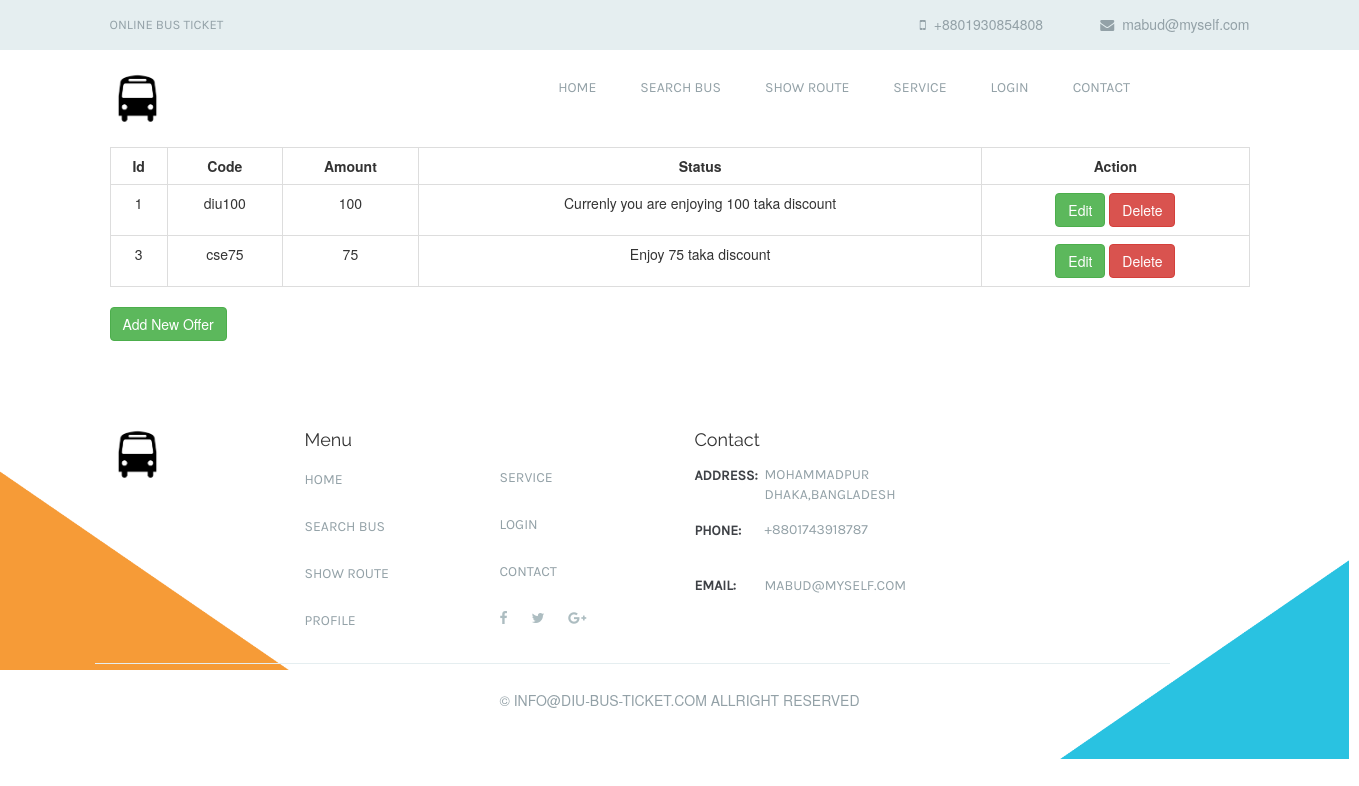
/travelix/busTicket-master/discount/index.php, run on the app's committed database.
### tables this page shows
CREATE TABLE `discount` (
  `id` int(11) NOT NULL,
  `code` varchar(255) NOT NULL,
  `disAmount` int(11) NOT NULL DEFAULT 0,
  `disStatus` varchar(255) DEFAULT NULL
);

### travelix/busTicket-master/discount/index.php (the view, shortened to what this page needs)
<?php require 'header.php'; ?>
<?php
    $sql = "SELECT * FROM discount";
    $result = mysqli_query($db, $sql);
?>
<div class="container">
<table class="table table-bordered">
    <tr>
        <th>Id</th>
        <th>Code</th>
        <th>Amount</th>
        <th>Status</th>
        <th>Action</th>
    </tr>
    <?php while($row=mysqli_fetch_assoc($result)): ?>
    <tr>
        <td>
            <?php echo $row['id']; ?>
        </td>
        <td>
            <?php echo $row['code']; ?>
        </td>
        <td>
            <?php echo $row['disAmount']; ?>
        </td>
        <td class="text-center">
            <?php echo $row['disStatus']; ?>
        </td>
        <td>
           <a href="editDiscount.php?id=<?php echo $row['id']; ?>" class="btn btn-success">Edit</a>
           <a href="" class="btn btn-danger">Delete</a>
        </td>
    </tr>
    <?php endwhile; ?>
</table>
<a href="newDiscount.php" class="btn btn-success">Add New Offer</a>
</div>
<?php require 'footer.php'; ?>

### travelix/busTicket-master/discount/header.php (shortened to what this page needs)
<!DOCTYPE html>
<html lang="en">
<head>
    <link rel="stylesheet" href="../css/bootstrap.min.css">
    <link rel="stylesheet" href="../css/font-awesome.min.css">
    <link rel="stylesheet" href="../css/slick.css">
    <link rel="stylesheet" href="../css/style.css">
    <link rel="stylesheet" href="../css/media.css">
</head>
<body>
<header>
      <div class="top top_backround">
          <div class="container">
              <div class="row">
                  <div class="col-md-8 col-sm-6 col-xs-12 top_color">
                      <p>Online Bus Ticket</p>
                  </div>
                  <div class="col-md-4 col-sm-6 hidden-xs number">
                      <ul>
                          <li><a href="#"><i class="fa fa-mobile"></i><span>+8801930854808</span></a></li>
                          <li><a href="#"><i class="fa fa-envelope"></i><span>mabud@myself.com</span></a></li>
                      </ul>
                  </div>
              </div>
          </div>
      </div>
      <div class="container">
          <div class="row">
              <div class="col-md-1 col-sm-1">
                  <div class="logo">
                      <a href="../index.php"><img src="../images/logo1.png" width="55px" alt="logo"></a>
                  </div>
              </div>
              <div class="col-md-10 col-sm-11">
                   <nav class="navbar-default">
                        <div class="collapse navbar-collapse" id="bs-example-navbar-collapse-1">
                          <ul class="navbar-right">
                            <li><a href="../index.php">Home</a></li>
                            <li><a href="../search.php">Search Bus</a></li>
                            <li><a href="../showRoute.php">Show Route</a></li>
                            <li><a href="../service.php">Service</a></li>
                            <?php if($_SESSION['isLogged']==true ||  $_SESSION['adminLog'] == true || $_SESSION['cadminLog'] == true ||  $_SESSION['cLog'] == true): ?>
                            <li><a href="../logout.php">Logout</a></li>
                            <?php elseif($_SESSION['isLogged']== false ||  $_SESSION['adminLog'] == false): ?>
                            <li><a href="../login.php">Login</a></li>
                            <?php endif; ?>
                            <li><a href="../contact.php">Contact</a></li>
                          </ul>
                        </div>
                    </nav>
              </div>
          </div>
      </div>
  </header>

### travelix/busTicket-master/discount/footer.php (shortened to what this page needs)
<footer>
  <div class="container">
    <div class="row">
      <div class="col-md-2 col-sm-1 hidden-xs">
        <a href="#"><img src="../images/logo1.png" width="55px"></a>
      </div>
      <div class="col-md-2 col-sm-3 col-xs-6">
        <p>Menu</p>
        <ul>
          <li><a href="../index.php">Home</a></li>
          <li><a href="../search.php">search bus</a></li>
          <li><a href="../showRoute.php">show route</a></li>
          <li><a href="../profile.php">profile</a></li>
        </ul>
      </div>
      <div class="col-md-2 col-sm-3 col-xs-6">
       <ul class="middle_menu">
        <li><a href="../service.php">Service</a></li>
        <?php if($_SESSION['isLogged']==true): ?>
        <li><a href="../logout.php">Logout</a></li>
        <?php elseif($_SESSION['isLogged']== false ): ?>
        <li><a href="../login.php">Login</a></li>
        <?php endif; ?>
<li><a href="../contact.php">Contact</a></li>
        </ul>
        <a href="#"><i class="fa fa-facebook"></i></a>
        <a href="#"><i class="fa fa-twitter"></i></a>
        <a href="#"><i class="fa fa-google-plus"></i></a>
      </div>
      <div class="col-md-3 col-sm-5 address hidden-xs">
        <p>Contact</p>
        <h6>Address:</h6><span>Mohammadpur  Dhaka,Bangladesh</span>
        <h6>Phone:</h6><span>+8801743918787</span>
        <h6>Email:</h6><span>mabud@myself.com</span>
      </div>
      <div class="col-md-3 hidden-sm hidden-xs">
      </div>
      <div class="border hidden-sm hidden-xs"></div>
    </div>
  </div>
  <img src="../images/orange_back.png" class="orng img-responsive hidden-sm hidden-xs">
<img src="../images/blue_back.png" class="blu img-responsive hidden-sm hidden-xs">
</footer>
<div class="container copyright">
  <div class="row">
    <div class="col-md-12 col-sm-12 col-xs-12 text-center">
      <p>© info@diu-bus-ticket.com allright reserved</p>
    </div>
  </div>
</div>
</body>
</html>

### travelix/busTicket-master/css/style.css (style rules this page uses)
* { margin: 0; padding: 0; }
ol,ul { list-style: none; }
a,a:hover { text-decoration: none; }
img { border: 0px; }
h1,h2,h3,h4,h5,h6,ol,ul,p,address { margin-top: 0px; margin-bottom: 0px; }
.top_backround { background: #e5eef0; }
.top_color { font-family: karla_regular; text-transform: uppercase; background: #e5eef0; line-height: 50px; color: #93a1a7; font-size: 13px; }
header .top .number ul { float: right; }
header .top .number ul li { float: left; }
header .top .number ul li a { text-decoration: none; }
header .top .number ul li a i { padding-right: 8px; color: #93a1a7; line-height: 50px; }
header .top .number ul li a .fa-envelope { margin-left: 57px; }
header .top .number ul li a span { color: #93a1a7; font-size: 14px; }
header .logo { padding: 21px 0px; }
header nav ul { float: right; }
header nav ul li { float: left; }
.navbar-collapse.collapse { background: #fff; }
header nav ul li a { line-height: 75px; padding: 0px 22px; font-size: 14px; color: #93a1a7; text-transform: uppercase; font-family: karla_regular; border-radius: 35px; text-decoration: none; }
footer { height: 316px; margin-top: 10px; }
footer a img { padding-top: 76px; }
footer p { padding-top: 76px; padding-bottom: 15px; font-size: 18px; font-family:raleway_regular; }
footer ul li { padding-bottom: 25px; }
footer ul li a { color: #93a1a7; font-family:karla_regular; font-size: 14px; text-transform: uppercase; }
footer .middle_menu { padding-top: 115px; }
footer .middle_menu li a { color: #93a1a7; font-family:karla_regular; font-size: 14px; text-transform: uppercase; }
footer i { padding-right: 20px; color: #adbdc1; }
footer .address h6 { color: #3e4146; font-size: 14px; font-family: karla_regular; font-weight: 600; position: relative; padding-bottom: 40px; text-transform: uppercase; }
footer .address span { position: absolute; color: #93a1a7; font-family: karla_regular; margin-top: -58px; margin-left: 70px; text-transform: uppercase; }
footer .border { height: 1px; background: #e5eef0; width: 1075px; position: absolute; margin-top: 312px; }
.orng { display: inline-block; margin-top: -197px; left: 0px; height: 200px; }
.blu { display: inline-block; margin-top: -117px; margin-left: 1060px; height: 200px; }
.copyright { color: #93a1a7; font-size: 14px; text-transform: uppercase; }
.copyright p { padding: 23px 0px 0px; }

### travelix/busTicket-master/discount/index.php (style rules this page uses)
td,th { text-align: center; }

### data on the page
discount: id "1", code "diu100", disAmount "100", disStatus "Currenly you are enjoying 100 taka discount"
discount: id "3", code "cse75", disAmount "75", disStatus "Enjoy 75 taka discount"
